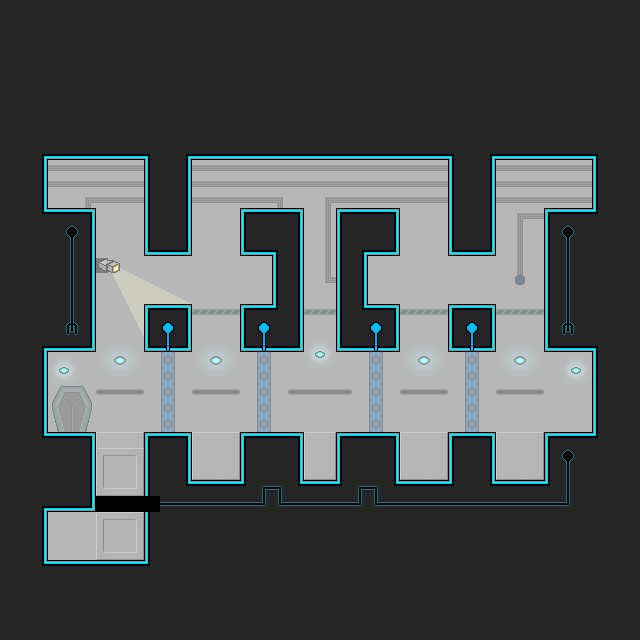

Rendered tile map (Tiled .tmx) drawn with the repository's tilesets; below, a short description and the map source with its tile grids summarised:
An orthogonal 40x40 tile map with 16x16 px tiles, 1 tile layer (Tile Layer 1), 2 tilesets and 18 objects.

<map version="1.0" orientation="orthogonal" renderorder="right-down" width="40" height="40" tilewidth="16" tileheight="16">
 <tileset firstgid="1" source="main.tsx" />
 <tileset firstgid="501" source="objects.tsx" />
 <layer name="Tile Layer 1" width="40" height="40">
  <data>[1600 cells, 1600 non-empty, 86 distinct tile ids]</data>
 </layer>
 <objectgroup name="Object Layer 1">
  <object gid="513" x="136" y="312" />
  <object gid="513" x="216" y="312" />
  <object gid="513" x="360" y="312" />
  <object gid="513" x="440" y="312" />
  <object gid="512" x="440" y="424" />
  <object gid="505" x="288" y="504" />
  <object gid="501" x="40" y="448" />
  <object gid="512" x="152" y="312" />
  <object gid="508" x="504" y="440" />
  <object gid="508" x="504" y="408" />
  <object gid="508" x="72" y="408" />
  <object gid="508" x="72" y="440" />
  <object gid="513" x="536" y="216" />
  <object gid="513" x="40" y="216" />
  <object gid="505" x="72" y="520" />
  <object gid="510" x="292" y="500" />
  <object gid="511" x="536" y="440" />
  <object gid="504" x="40" y="568" />
 </objectgroup>
</map>